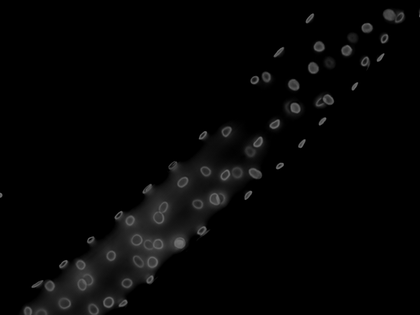
%> input picture data/bin_im_for_count14.bmp, 420 x 315 px, shrunk from 1388 x 1040 before the run
$ octave matlab_demo.m   (GNU Octave 9; MATLAB toolbox functions it lacks are replaced by stand-ins)
%> lines starting %> are read from the running program, lines starting %| are printed output that depends on the picture
### matlab/ellipseDetection.m
%  modified from .Martin Simonovsky.  by yuanpu  to make it robust to local redundant
%  detections
%   yuanpu xie , 2014 4 4.

function bestFits = ellipseDetection(img, params)
% ellipseDetection: Ellipse detection

% Overview:
% --------
% Fits an ellipse by examining all possible major axes (all pairs of points) and
% getting the minor axis using Hough transform. The algorithm complexity depends on
% the number of valid non-zero points, therefore it is beneficial to provide as many
% restrictions in the "params" input arguments as possible if there is any prior
% knowledge about the problem.
%
% The code is reasonably fast due to (optional) randomization and full code vectorization.
% However, as the algorithm needs to compute pairwise point distances, it can be quite memory
% intensive. If you get out of memory errors, either downsample the input image or somehow
% decrease the number of non-zero points in it.
% It can deal with big amount of noise but can have severe problem with occlusions (major axis
% end points need to be visible)
%
% Input arguments:
% --------
% img
%   - One-channel input image (greyscale or binary).
% params
%   - Parameters of the algorithm:
%       minMajorAxis: Minimal length of major axis accepted.
%       maxMajorAxis: Maximal length of major axis accepted.
%        rotation, rotationSpan: Specification of restriction on the angle of the major axis in degrees.
%                                If rotationSpan is in (0,90), only angles within [rotation-rotationSpan,
%                               rotation+rotationSpan] are accepted.
%       minAspectRatio: Minimal aspect ratio of an ellipse (in (0,1))
%       randomize: Subsampling of all possible point pairs. Instead of examining all N*N pairs, runs
%                  only on N*randomize pairs. If 0, randomization is turned off.
%       numBest: Top numBest to return
%       uniformWeights: Used to prefer some points over others. If false, accumulator points are weighted
%                       by their grey intensity in the image. If true, the input image is regarded as binary.
%       smoothStddev: In order to provide more stability of the solution, the accumulator is convolved with
%                     a gaussian kernel. This parameter specifies its standard deviation in pixels.
%
% Return value:
% --------
% Returns a matrix of best fits. Each row (there are params.numBest of them) contains six elements:
% [x0 y0 a b alpha score] being the center of the ellipse, its major and minor axis, its angle in degrees and score.
%
% Based on:
% --------
% - "A New Efficient Ellipse Detection Method" (Yonghong Xie Qiang , Qiang Ji / 2002)
% - random subsampling inspired by "Randomized Hough Transform for Ellipse Detection with Result Clustering"
%   (CA Basca, M Talos, R Brad / 2005)
%

% --------
%
% Redistribution and use in source and binary forms, with or without
% modification, are permitted provided that the following conditions are
% met:
%
%     * Redistributions of source code must retain the above copyright
%       notice, this list of conditions and the following disclaimer.
%     * Redistributions in binary form must reproduce the above copyright
%       notice, this list of conditions and the following disclaimer in
%       the documentation and/or other materials provided with the distribution
%


    % default values
    if nargin==1; params=[]; end
    % - parameters to contrain the search
    if ~isfield(params,'minMajorAxis');     params.minMajorAxis = 10; end
     if ~isfield(params,'maxMajorAxis');     params.maxMajorAxis = 50; end
    if ~isfield(params,'rotation');            params.rotation = 0; end
    if ~isfield(params,'rotationSpan');        params.rotationSpan = 0; end
    if ~isfield(params,'minAspectRatio');    params.minAspectRatio = 0.04; end
    if ~isfield(params,'randomize');        params.randomize = 10; end
    % - others
    if ~isfield(params,'numBest');            params.numBest = 61; end
    if ~isfield(params,'uniformWeights');   params.uniformWeights = true; end
    if ~isfield(params,'smoothStddev');        params.smoothStddev = 4; end
    numEllipse = 0;
    disThresh = 3.5*3.5;
    eps = 0.0001;
    bestFits = zeros(params.numBest,6);
    params.rotationSpan = min(params.rotationSpan, 90);
    H = fspecial('gaussian', [params.smoothStddev*6 1], params.smoothStddev);

    [Y,X]=find(img);
    Y = single(Y); X = single(X);
    N = length(Y);

    fprintf('Possible major axes: %d * %d = %d\n', N, N, N*N);

    % compute pairwise distances between points (memory intensive!) and filter
    % TODO: do this block-wise, just appending the filtered results (I,J)
    distsSq = bsxfun(@minus,X,X').^2 + bsxfun(@minus,Y,Y').^2;
    [I,J] = find(distsSq>=params.minMajorAxis^2 & distsSq<=params.maxMajorAxis^2);
    idx = I<J;
    I = uint32(I(idx)); J = uint32(J(idx));

    fprintf('..after distance constraint: %d\n', length(I));

    % compute pairwise angles and filter
    if params.rotationSpan>0
        tangents = (Y(I)-Y(J)) ./ (X(I)-X(J));
        tanLo = tand(params.rotation-params.rotationSpan);
        tanHi = tand(params.rotation+params.rotationSpan);
        if tanLo<tanHi
            idx = tangents > tanLo & tangents < tanHi;
        else
            idx = tangents > tanLo | tangents < tanHi;
        end
        I = I(idx); J = J(idx);
        fprintf('..after angular constraint: %d\n', length(I));
    else
        fprintf('..angular constraint not used\n');
    end

    npairs = length(I);

    % compute random choice and filter
    if params.randomize>0
        perm = randperm(npairs);
        pairSubset = perm(1:min(npairs,N*params.randomize));
        clear perm;
        fprintf('..after randomization: %d\n', length(pairSubset));
    else
        pairSubset = 1:npairs;
    end

    % check out all hypotheses
    for p=pairSubset
        x1=X(I(p)); y1=Y(I(p));
        x2=X(J(p)); y2=Y(J(p));

        %compute center & major axis
        x0=(x1+x2)/2; y0=(y1+y2)/2;
        aSq = distsSq(I(p),J(p))/4;
        thirdPtDistsSq = (X-x0).^2 + (Y-y0).^2;
        K = thirdPtDistsSq <= aSq; % (otherwise the formulae in paper do not work)
    %% The following is changed to move redundant detection --yuanpu xie
        %get minor ax propositions for all other points
        fSq = (X(K)-x2).^2 + (Y(K)-y2).^2;
        cosTau = (aSq + thirdPtDistsSq(K) - fSq) ./ (2*sqrt(aSq*thirdPtDistsSq(K)));
        cosTau = min(1,max(-1,cosTau)); %inexact float arithmetic?!
        sinTauSq = 1 - cosTau.^2;
        b = sqrt( (aSq * thirdPtDistsSq(K) .* sinTauSq) ./ (aSq - thirdPtDistsSq(K) .* cosTau.^2 + eps) );

        %proper bins for b
        idxs = ceil(b+eps);

        if params.uniformWeights
            weights = 1;
        else
            weights = img(sub2ind(size(img),Y(K),X(K)));
        end
        accumulator = accumarray(idxs, weights, [params.maxMajorAxis 1]);

        %a bit of smoothing and finding the most busy bin
        accumulator = conv(accumulator,H,'same');
        accumulator(1:ceil(sqrt(aSq)*params.minAspectRatio)) = 0;
        [score, idx] = max(accumulator);

        %keeping only the params.numBest best hypothesis (no non-maxima suppresion)
        if (bestFits(end,end) <= score)
            Xr = bestFits(1:numEllipse,1);
            Yc = bestFits(1:numEllipse,2);
            fSq = (Xr-x0).^2 + (Yc-y0).^2;
            a = sqrt(fSq) < disThresh;
            [lm,ln] = size(find(a == 1));
            if(lm*ln ==0) %not in a near distance
            bestFits(end,:) = [x0 y0 sqrt(aSq) idx atand((y1-y2)/(x1-x2)) score];
            numEllipse = min(params.numBest, numEllipse + 1);
            if params.numBest>1
                [~,si]=sort(bestFits(:,end),'descend');
                bestFits = bestFits(si,:);
            end

            else % find similar results
            [row, col] = find(a == 1);
            if (length(row) >= 2)
            row;
            end
            indxofbad = 1;
            numreduce = 0;
            for idxrow = 1 : 1 : length(row)
                if bestFits(row(idxrow),end) <= score
                      bestFits(row(idxrow),:) = [0 0 0 0 0 0];
                      indxofbad = idxrow;
                      numreduce = numreduce +1;
                end
            end
            if (numreduce ~= 0 )
            bestFits(row(indxofbad),:) = [x0 y0 sqrt(aSq) idx atand((y1-y2)/(x1-x2)) score];
            numEllipse = numEllipse - numreduce +1;

            else

            end

            if params.numBest>1
                [~,si]=sort(bestFits(:,end),'descend');
                bestFits = bestFits(si,:);
            end

        end
        end
    end
end

### matlab/matlab_demo.m
% load image
Img = imread('../data/bin_im_for_count14.bmp');
%> Img is the input picture: size 315x420 uint8; min 0, max 119, mean 5.4

% edge detection
edge_Img = edge(Img, 'canny', [0.1, 0.3]);
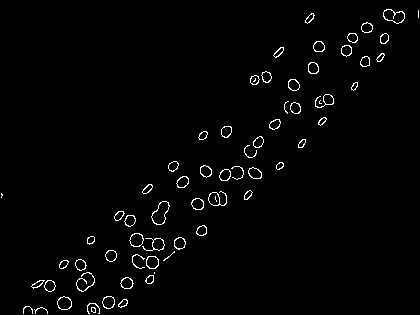
%> edge_Img: size 315x420 logical; 1.8% white in thin lines or dots

% ellipse detection
bsetFits = ellipseDetection(edge_Img);
%> in ellipseDetection, `[Y,X]=find(img);`: Y = 2378 values from 10 to 314; X = 2378 values from 2 to 419
%> in ellipseDetection, `Y = single(Y)`: Y = 2378 values, max 314 at index 12, min 10 at index 2299, mean 177.8
%> in ellipseDetection, `N = length(Y);`: N = 2378
%| Possible major axes: 2378 * 2378 = 5654884
%> in ellipseDetection, `distsSq = bsxfun(@minus,X,X').^2 + bsxfun(@minus,Y,Y').^2;`:
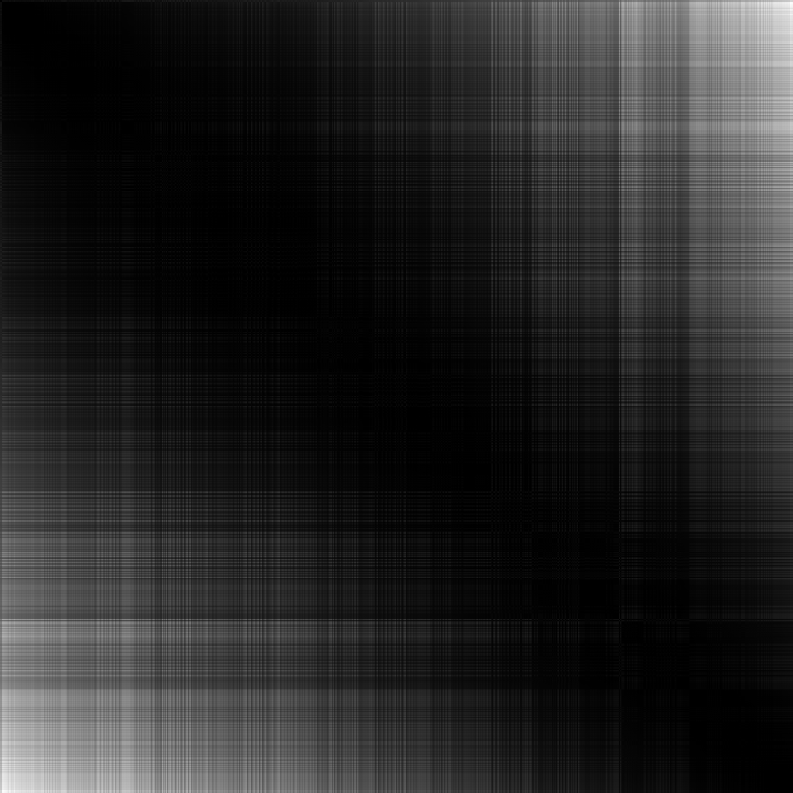
%> distsSq: size 2378x2378 single (shown at 1/3 size); min 0, max 247834, mean 36459.1; drawn with min black and max white
%> in ellipseDetection, `[I,J] = find(distsSq>=params.minMajorAxis^2 & distsSq<=params.maxMajor..`: I = 776828 values from 7 to 2378
%> in ellipseDetection, `idx = I<J;`: idx = 776828 logical values, 388414 true
%| ..after distance constraint: 388414
%> in ellipseDetection, `npairs = length(I);`: npairs = 388414
%| ..after randomization: 23780
%> the loop in ellipseDetection, `for p=pairSubset` made 23780 passes
%> (p, x1, y1, x2, y2, x0, y0, aSq) on passes 2 to 8: (294401, 261, 137, 288, 102, 274.5, 119.5, 488.5), (163358, 154, 221, 168, 259, 161, 240, 410), (100570, 123, 280, 143, 239, 133, 259.5, 520.2), (198589, 178, 169, 201, 134, 189.5, 151.5, 438.5), (157286, 143, 193, 165, 223, 154, 208, 346), (304440, 288, 114, 299, 89, 293.5, 101.5, 186.5), (117816, 134, 217, 151, 190, 142.5, 203.5, 254.5)
%> (p, x1, y1, x2, y2, x0, y0, aSq) on pass 9: (185122, 164, 223, 185, 241, 174.5, 232, 191.2)
